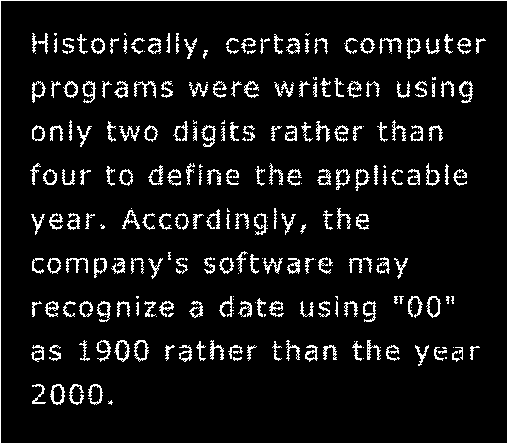
#> input picture PDI/M2.1/Fig0907(a)(text_gaps_1_and_2_pixels).tif, 508 x 444 px
$ jupyter execute --allow-errors LeonardoBastos_VictorSchneider_MarianaVargas_M2_1.ipynb
#> lines starting #> are read from the running program, lines starting #| are printed output that depends on the picture; after the words box and inside, x2 and y2 are one past the last pixel; in counts of white or black regions, pixels touching at a corner belong together
Universidade do Vale do Itajaí<br>
Alunos: Leonardo Bastos, Victor Schneider, Mariana Vargas

# Processamento Morfológico x Filtro Gaussiano na Frequência

### Enunciado

Fazer uma comparação da aplicação de Processaemento Morfológico com Filtro de Frequência Gaussiano na reconstrução do texto, usando como base a imagem com falhas no texto presente: Link Imagem. Deverá ser entregue um arquivo .ipynb com a implementação (pode usar códigos prontos do professor para filtragem na frequência e usar o código porduzido no exercício aterior para o processamento mofológico. Deverá ser entregue código funcional com execução e análise conjunta. Inclusive, pode ser usado o mesmo colab de Processamento Mofológico da atividade anterior.

## 1. Leitura da imagem

A imagem é binária (0 e 255) e tem caracteres com falhas de 1 a 2 pixels no traço. Ela também tem uma moldura branca de 1 pixel na borda.

[cell 1]
import os
os.environ['OPENCV_LOG_LEVEL'] = 'ERROR'   # esconder os aviso de leitura de .tif
import cv2
import numpy as np
import matplotlib.pyplot as plt
import urllib.request
from google.colab.patches import cv2_imshow

[cell 2]
#vai baixar a imagem direto do repositorio, achei legal que sempre ficava em duvida de como colocar pra envio.
nome = 'Fig0907(a)(text_gaps_1_and_2_pixels).tif'
url = 'https://raw.githubusercontent.com/VielF/ColabProjects/main/dataset/OperacaoMorfologia/Fig0907%28a%29%28text_gaps_1_and_2_pixels%29.tif'
if not os.path.exists(nome):
    urllib.request.urlretrieve(url, nome)

img = cv2.imread(nome, 0)  # 0 = lê em tons de cinza
#> img: shape (444, 508); 7.9% white in thin lines or dots
print('tamanho:', img.shape)
#| tamanho: (444, 508)
print('valores:', np.unique(img))
#| valores: [  0 255]

cv2_imshow(img)

## 2. Métrica de comparação

Pra comparar os métodos é usado o número de grupos de pixels brancos ligados entre si. Num texto sem falhas cada caractere é 1 grupo, com exceção de `i`, `j` e `"`, que têm 2 partes. Somando os caracteres do texto e a moldura, o esperado é 206.

- mais de 206: ainda tem letra quebrada
- menos de 206: letras foram grudadas umas nas outras

Também é contado o número de pixels brancos, pra ver o quanto o traço engordou em relação à original.

[cell 3]
texto = ('Historically, certain computer programs were written using only two digits '
         'rather than four to define the applicable year. Accordingly, the company\'s '
         'software may recognize a date using "00" as 1900 rather than the year 2000.')

esperado = 1  # começa em 1 por causa da moldura
for letra in texto:
    if letra == ' ':
        continue
    elif letra in 'ij"':
        esperado += 2   # pingo + corpo, ou as duas marcas da aspa
    else:
        esperado += 1
print('grupos esperados:', esperado)

def grupos(imagem):
    # connectedComponents rotula cada grupo de pixels ligados (vizinhança-8)
    # o rótulo 0 é o fundo por isso o -1
    n, rotulos = cv2.connectedComponents((imagem > 0).astype(np.uint8), connectivity=8)
#> rotulos: shape (444, 508) int32; 267 distinct labels, from 0 to 266
#> n = 267
    return n - 1

def pixels_brancos(imagem):
    return np.sum(imagem > 0)

print('original -> grupos:', grupos(img), '| pixels brancos:', pixels_brancos(img))
#| original -> grupos: 266 | pixels brancos: 17766

## 3. Processamento morfológico

O elemento estruturante é a pequena matriz (máscara de 0 e 1) que define o formato e o tamanho da vizinhança analisada em volta de cada pixel.

Dilatação: o pixel de saida fica branco se o elemento estruturante, centrado nele, tocar em pelo menos um pixel branco. O traço engorda e as falhas pequenas são fechadas.

Erosão: o pixel de saída fica branco só se o elemento estruturante couber inteiro dentro do branco. O traço afina.

Fechamento: dilatação seguida de erosão com o mesmo elemento. A ideia é fechar as falhas e depois o traço volta espessura original.

Foi usada uma cruz 3x3 como elemento estruturante: ela cresce 1 pixel para cada lado na horizontal e na vertical, o que já cobre falhas de até 2 pixels.

[cell 4]
def dilatacao(imagem, ee):
    alt, larg = imagem.shape
#> alt = 444; larg = 508
    m, n = ee.shape
    pm, pn = m // 2, n // 2              # distância do centro do elemento até a borda dele
    # borda de zeros pro elemento não sair da imagem
    pad = np.pad(imagem, ((pm, pm), (pn, pn)), constant_values=0)
#> pad: shape (446, 510); 7.8% white in thin lines or dots
    saida = np.zeros((alt, larg), np.uint8)
    for i in range(alt):
        for j in range(larg):
            janela = pad[i:i + m, j:j + n]           # vizinhança do pixel (i, j)
            if np.any(janela[ee == 1] == 255):       # algum pixel branco sob o elemento?
                saida[i, j] = 255
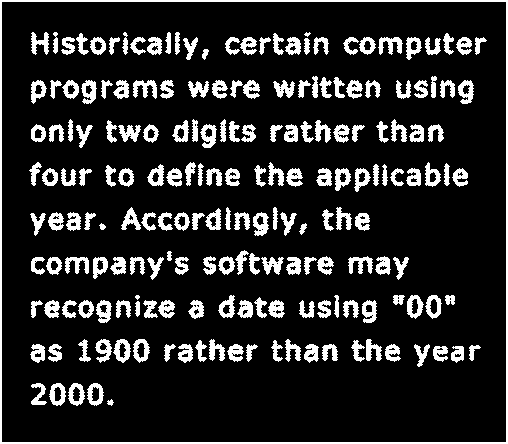
#> saida: shape (444, 508); 15.2% white; 194 white regions (2 under 20 px), largest, box (x1, y1, x2, y2) and area: (0, 0, 508, 444) 3792, (133, 80, 157, 99) 257, (378, 37, 403, 55) 251
    return saida

def erosao(imagem, ee):
    alt, larg = imagem.shape
#> alt = 444; larg = 508
    m, n = ee.shape
    pm, pn = m // 2, n // 2
    # borda de 255 para a borda da imagem não ser apagada pela erosão
    pad = np.pad(imagem, ((pm, pm), (pn, pn)), constant_values=255)
#> pad: shape (446, 510); 15.9% white; 194 white regions (2 under 20 px), largest, box (x1, y1, x2, y2) and area: (0, 0, 510, 446) 5700, (134, 81, 158, 100) 257, (379, 38, 404, 56) 251
    saida = np.zeros((alt, larg), np.uint8)
    for i in range(alt):
        for j in range(larg):
            janela = pad[i:i + m, j:j + n]
            if np.all(janela[ee == 1] == 255):       # o elemento cabe inteiro no branco?
                saida[i, j] = 255
#> saida: shape (444, 508); 8.5% white in thin lines or dots
    return saida

def fechamento(imagem, ee):
    return erosao(dilatacao(imagem, ee), ee)

# elemento estruturante em cruz 3x3
cruz = np.array([[0, 1, 0],
                 [1, 1, 1],
                 [0, 1, 0]], np.uint8)

img_dil = dilatacao(img, cruz)
img_fech = fechamento(img, cruz)

# conferência com as funções da OpenCV
print('dilatação igual à OpenCV:', np.array_equal(img_dil, cv2.dilate(img, cruz)))
#| dilatação igual à OpenCV: True
print('fechamento igual à OpenCV:', np.array_equal(img_fech, cv2.morphologyEx(img, cv2.MORPH_CLOSE, cruz)))
#| fechamento igual à OpenCV: True

print('dilatação  -> grupos:', grupos(img_dil), '| pixels brancos:', pixels_brancos(img_dil))
#> in grupos (call 2), `n, rotulos = cv2.connectedComponents((imagem > 0).astype(np.uint8), co..`:
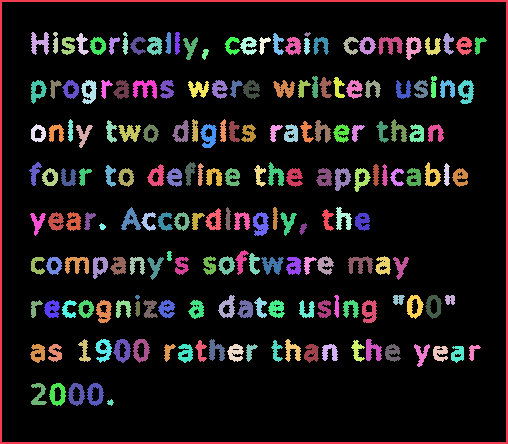
#> rotulos: shape (444, 508) int32; 195 distinct labels, from 0 to 194; one colour per label, 0 black
#> in grupos (call 2), `n, rotulos = cv2.connectedComponents((imagem > 0).astype(np.uint8), co..`: n = 195
#| dilatação  -> grupos: 194 | pixels brancos: 34363
print('fechamento -> grupos:', grupos(img_fech), '| pixels brancos:', pixels_brancos(img_fech))
#> in grupos (call 3), `n, rotulos = cv2.connectedComponents((imagem > 0).astype(np.uint8), co..`:
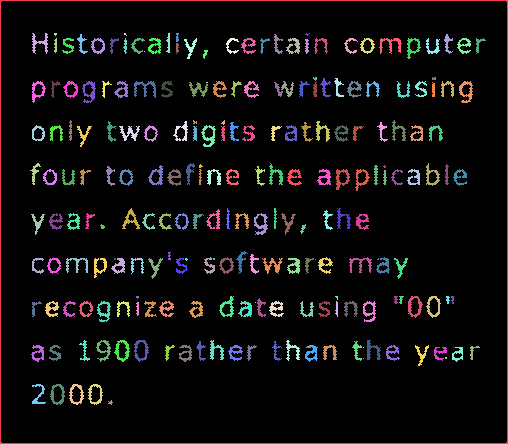
#> rotulos: shape (444, 508) int32; 221 distinct labels, from 0 to 220; one colour per label, 0 black
#> in grupos (call 3), `n, rotulos = cv2.connectedComponents((imagem > 0).astype(np.uint8), co..`: n = 221
#| fechamento -> grupos: 220 | pixels brancos: 19189

## 4. Filtro gaussiano na frequência

O filtro passa-baixa gaussiano é

$$H(u,v) = e^{-D^2(u,v)/2D_0^2}$$

onde $D(u,v)$ é a distância até o centro do espectro e $D_0$ é a frequência de corte. Ele remove as altas frequências e borra a imagem. Como as falhas tem só 1 ou 2 pixels, depois do borrão elas ficam cinza claro, enquanto o espaço entre as letras, que é mais largo, continua escuro. Depois disso é aplicada uma limiarização com limiar $T$ para voltar a ter uma imagem binária.

[cell 5]
def createPB(shape, center, radius, lpType=2, n=2):
    rows, cols = shape[:2]
    r, c = np.mgrid[0:rows:1, 0:cols:1]
    c -= center[0]
    r -= center[1]
    d = np.power(c, 2.0) + np.power(r, 2.0)     # D² = distância ao quadrado até o centro
    lpFilter_matrix = np.zeros(shape, np.float32)
    if lpType == 0:  # ideal
        lpFilter = np.copy(d)
        lpFilter[lpFilter < pow(radius, 2.0)] = 1
        lpFilter[lpFilter >= pow(radius, 2.0)] = 0
    elif lpType == 1:  # Butterworth
        lpFilter = 1.0 / (1 + np.power(np.sqrt(d)/radius, 2*n))
    elif lpType == 2:  # gaussiano
        lpFilter = np.exp(-d/(2*pow(radius, 2.0)))
    # 2 canais (real e imaginário) pq a cv2.dft guarda o espectro assim
    lpFilter_matrix[:, :, 0] = lpFilter
    lpFilter_matrix[:, :, 1] = lpFilter
    return lpFilter_matrix

def filtro_gaussiano(imagem, D0):
#> called with D0 = 80
    image_f32 = np.float32(imagem)
#> image_f32: shape (444, 508) float32; 7.9% white in thin lines or dots
    dft = cv2.dft(image_f32, flags=cv2.DFT_COMPLEX_OUTPUT)   # leva para a frequência
    dft_shift = np.fft.fftshift(dft)                          # frequência zero vai para o centro
    nrows, ncols = dft_shift.shape[:2]
#> nrows = 444; ncols = 508

    maskPB = createPB(dft_shift.shape, center=(ncols // 2, nrows // 2), radius=D0, lpType=2)
    filtered_freq = dft_shift * maskPB                        # aplica o filtro

    f_ishift = np.fft.ifftshift(filtered_freq)                # desfaz o shift
    img_back = cv2.idft(f_ishift)                             # volta para o espaço
    img_back = cv2.magnitude(img_back[:, :, 0], img_back[:, :, 1])

    # normaliza para 0-255
    filtered_img = np.abs(img_back)
    filtered_img -= filtered_img.min()
    filtered_img = filtered_img * 255 / filtered_img.max()
    filtered_img = filtered_img.astype(np.uint8)
    return filtered_img, dft_shift, maskPB

def limiarizar(imagem, T):
    saida = np.zeros(imagem.shape, np.uint8)
    saida[imagem > T] = 255
    return saida

# espectro e máscara para D0 = 80
_, espectro, mascara = filtro_gaussiano(img, 80)
magnitude = 20 * np.log(cv2.magnitude(espectro[:, :, 0], espectro[:, :, 1]) + 1)
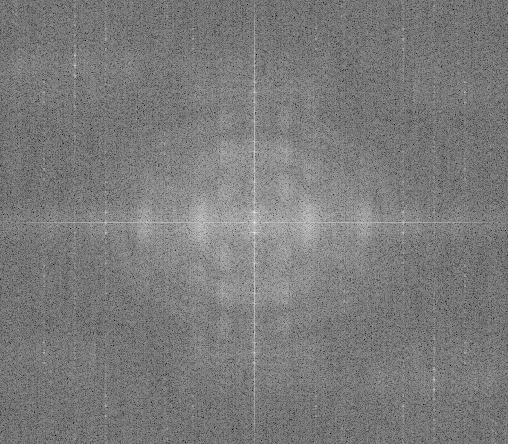
#> magnitude: shape (444, 508) float32; min 82.89, max 306.5, mean 191.1; drawn with min black and max white

# cv2_imshow precisa de valores entre 0 e 255
magnitude = magnitude * 255 / magnitude.max()
mascara_img = mascara[:, :, 0] * 255       # a máscara vai de 0 a 1
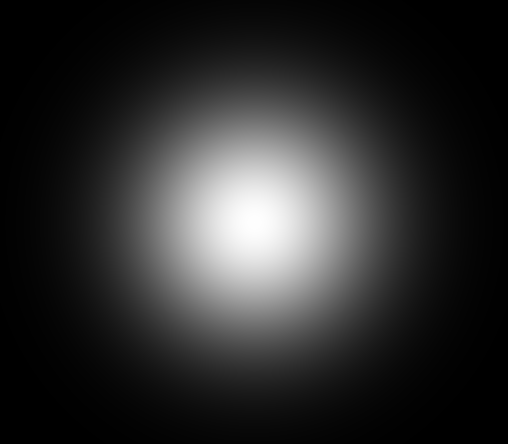
#> mascara_img: shape (444, 508) float32; min 0.0351, max 255, mean 45.1

print('Espectro da original (esquerda) | Máscara gaussiana D0 = 80 (direita)')
cv2_imshow(np.hstack([magnitude, mascara_img]))

### Escolha de D0 e T

Foram testadas algumas combinações de $D_0$ e $T$ e comparadas pela mesma métrica.

[cell 6]
for D0 in [40, 50, 60, 80, 100]:
    borrada, _, _ = filtro_gaussiano(img, D0)
    for T in [80, 100, 127]:
        res = limiarizar(borrada, T)
        print('D0 =', D0, '| T =', T, '-> grupos:', grupos(res), '| pixels brancos:', pixels_brancos(res))
    print()
#> res: shape (444, 508); 7.7% white in thin lines or dots

Com T = 127 as falhas voltam a abrir (grupos acima de 206). Com T = 80 o traço engorda demais. Com $D_0$ = 40 o borrão é tão forte que as letras se juntam. Foi escolhido $D_0$ = 80 e T = 100: fica perto dos 206 e o traço cresce pouco. O $D_0$ = 50 acerta exatamente os 206, mas engorda o traço quase o dobro do $D_0$ = 80, então a contagem certa pode estar escondendo letras grudadas.

[cell 7]
D0 = 80
T = 100
img_borrada, _, _ = filtro_gaussiano(img, D0)
img_gauss = limiarizar(img_borrada, T)
#> img_gauss: shape (444, 508); 9.3% white; 211 white regions (15 under 20 px), largest, box (x1, y1, x2, y2) and area: (0, 0, 508, 444) 1904, (459, 81, 473, 103) 165, (115, 340, 130, 362) 163

# faixa cinza para separar as imagens lado a lado
separador = np.full((img.shape[0], 10), 128, np.uint8)
print('Gaussiano D0=80 (esquerda) | Gaussiano + limiar T=100 (direita)')
cv2_imshow(np.hstack([img_borrada, separador, img_gauss]))
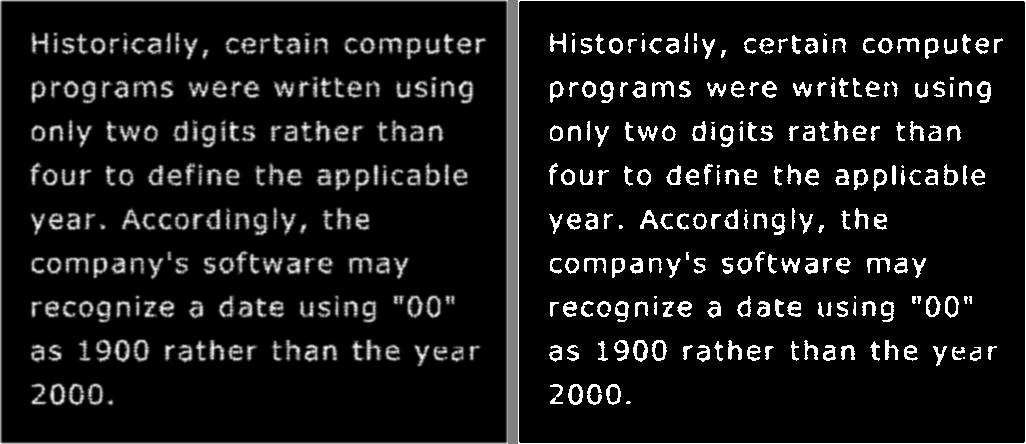
#> shown: shape (444, 1026); min 0, max 255, mean 23

print('gaussiano + limiar -> grupos:', grupos(img_gauss), '| pixels brancos:', pixels_brancos(img_gauss))
#> in grupos (call 19), `n, rotulos = cv2.connectedComponents((imagem > 0).astype(np.uint8), co..`:
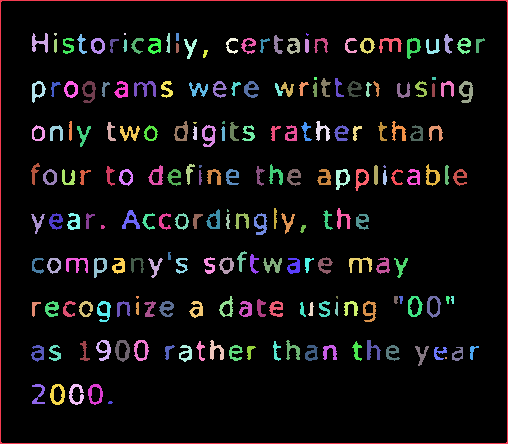
#> rotulos: shape (444, 508) int32; 212 distinct labels, from 0 to 211; one colour per label, 0 black
#> in grupos (call 19), `n, rotulos = cv2.connectedComponents((imagem > 0).astype(np.uint8), co..`: n = 212
#| gaussiano + limiar -> grupos: 211 | pixels brancos: 20914

## 5. Comparação

[cell 8]
def ampliar(imagem):
    # recorta as linhas "programs / only two digits / four to define" e amplia 2x
    # INTER_NEAREST repete os pixels, sem suavizar, pra dar pra ver as falhas
    recorte = imagem[80:200, 20:260]
    return cv2.resize(recorte, None, fx=2, fy=2, interpolation=cv2.INTER_NEAREST)

def grade(a, b, c, d):
    # monta 2x2: [a b] em cima e [c d] embaixo, com faixas cinza separando
    sep_v = np.full((a.shape[0], 10), 128, np.uint8)
    linha1 = np.hstack([a, sep_v, b])
    linha2 = np.hstack([c, sep_v, d])
    sep_h = np.full((10, linha1.shape[1]), 128, np.uint8)
    return np.vstack([linha1, sep_h, linha2])

print('Original | Dilatação (cruz 3x3)')
print('Fechamento (cruz 3x3) | Gaussiano + limiar')
cv2_imshow(grade(img, img_dil, img_fech, img_gauss))

print('Recorte ampliado, mesma ordem')
cv2_imshow(grade(ampliar(img), ampliar(img_dil), ampliar(img_fech), ampliar(img_gauss)))
#> in ampliar, `recorte = imagem[80:200, 20:260]`: recorte: shape (120, 240); 11.1% white in thin lines or dots, all inside (x1, y1, x2, y2) = (10, 1, 240, 106)
#> in ampliar, `return cv2.resize(recorte, None, fx=2, fy=2, interpolation=cv2.INTER_N..`: returned value: shape (240, 480); 11.1% white; 49 white regions (6 under 20 px), largest, box (x1, y1, x2, y2) and area: (228, 2, 272, 36) 520, (362, 90, 392, 134) 504, (124, 2, 152, 46) 480
#> in ampliar (call 2), `recorte = imagem[80:200, 20:260]`: recorte: shape (120, 240); 21.4% white; 38 white regions, largest, box (x1, y1, x2, y2) and area: (113, 0, 137, 19) 257, (180, 44, 197, 68) 240, (61, 0, 77, 24) 236
#> in ampliar (call 2), `return cv2.resize(recorte, None, fx=2, fy=2, interpolation=cv2.INTER_N..`: returned value: shape (240, 480); 21.4% white; 38 white regions, largest, box (x1, y1, x2, y2) and area: (226, 0, 274, 38) 1028, (360, 88, 394, 136) 960, (122, 0, 154, 48) 944
#> in ampliar (call 3), `return cv2.resize(recorte, None, fx=2, fy=2, interpolation=cv2.INTER_N..`: returned value: shape (240, 480); 12.1% white; 43 white regions (1 under 20 px), largest, box (x1, y1, x2, y2) and area: (228, 2, 272, 36) 576, (362, 90, 392, 134) 576, (124, 2, 152, 46) 552
#> in ampliar (call 4), `recorte = imagem[80:200, 20:260]`: recorte: shape (120, 240); 13.3% white; 41 white regions (3 under 20 px), largest, box (x1, y1, x2, y2) and area: (114, 1, 136, 17) 161, (182, 45, 196, 67) 156, (62, 1, 76, 23) 154
#> in ampliar (call 4), `return cv2.resize(recorte, None, fx=2, fy=2, interpolation=cv2.INTER_N..`: returned value: shape (240, 480); 13.3% white; 41 white regions, largest, box (x1, y1, x2, y2) and area: (228, 2, 272, 34) 644, (364, 90, 392, 134) 624, (124, 2, 152, 46) 616
#> in grade (call 2), `linha2 = np.hstack([c, sep_v, d])`:
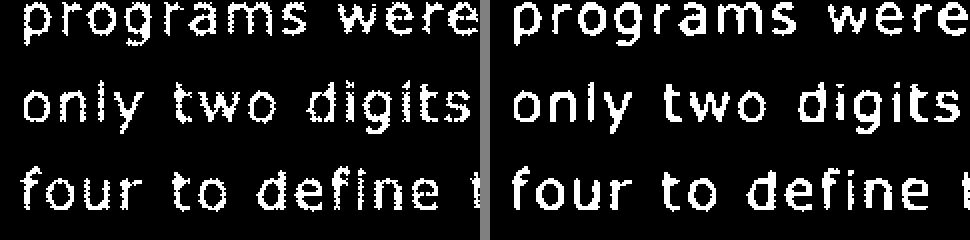
#> linha2: shape (240, 970); min 0, max 255, mean 33.5
#> in grade (call 2), `return np.vstack([linha1, sep_h, linha2])`:
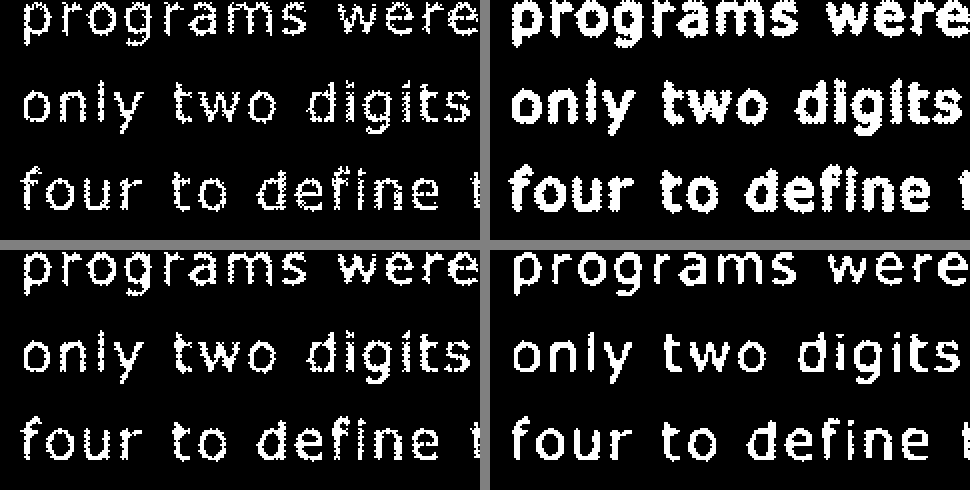
#> returned value: shape (490, 970); min 0, max 255, mean 39.7

print('esperado:', esperado, 'grupos')
print('original:            ', grupos(img), 'grupos |', pixels_brancos(img), 'pixels brancos')
#| original:             266 grupos | 17766 pixels brancos
print('dilatação:           ', grupos(img_dil), 'grupos |', pixels_brancos(img_dil), 'pixels brancos')
#| dilatação:            194 grupos | 34363 pixels brancos
print('fechamento:          ', grupos(img_fech), 'grupos |', pixels_brancos(img_fech), 'pixels brancos')
#| fechamento:           220 grupos | 19189 pixels brancos
print('gaussiano + limiar:  ', grupos(img_gauss), 'grupos |', pixels_brancos(img_gauss), 'pixels brancos')
#| gaussiano + limiar:   211 grupos | 20914 pixels brancos

## 6. Análise

A original tem 266 grupos, ou seja, 60 a mais que o esperado por causa das letras quebradas.

Dilatação: fechou praticamente todas as falhas, mas o número de pixels brancos quase dobrou (+93%) e o texto ficou em negrito. Ficou com 194 grupos, abaixo do esperado, porque algumas letras vizinhas se encostaram. A dilatação cresce a mesma quantidade em todo lugar, então não diferencia uma falha dentro da letra do espaço entre duas letras.

Fechamento: a erosão depois da dilatação devolveu o traço quase à espessura original (+8%), mas parte das ligações criadas pela dilatação também foi desfeita. Ficou com 220 grupos, ainda com letras quebradas.

Gaussiano + limiar: ficou com 211 grupos, o mais próximo dos 206, com o traço cerca de 18% mais grosso. O borrão é uma média ponderada dos vizinhos, então uma falha de 1 a 2 pixels cercada de traço fica cinza claro e passa do limiar, enquanto o espaço entre letras recebe pouco branco e continua preto. As desvantagens são que os cantos das letras ficam arredondados, há dois parâmetros para ajustar ($D_0$ e $T$) e o resultado muda bastante se eles forem mal escolhidos (ver tabela da seção 4).

Conclusão: para esta imagem o filtro gaussiano na frequência seguido de limiarização reconstruiu melhor o texto, porque fechou as falhas sem grudar as letras. A dilatação é mais simples e tem um parâmetro só, mas engorda o traço e junta letras próximas. O fechamento preserva a espessura, mas não fecha todas as falhas.

# Exercícios de Processamento Morfológico

Exercícios do notebook de Processamento Morfológico. As funções `dilatacao`, `erosao` e `fechamento` da seção 3 são reaproveitadas aqui.

### Erosão e Dilatação

1. Implemente a sua própria versão da erosão em formato de função, com capacidade de trabalhar com diferentes elementos estruturantes (tamanho e forma) e aplique o algoritmos na na figura ImagensMorfologia/Fig0905(a)(wirebond-mask)
2. Implemente a sua própria versão da dilatação em formato de função, com capacidade de trabalhar com diferentes elementos estruturantes (tamanho e forma) e aplique o algoritmos na na figura ImagensMorfologia/Fig0907(a)(text_gaps_1_and_2_pixels)
4. Relate as observações visíveis nas imagens de saída com os processamentos aplicados, descrevendo o comportamento visual em relação as bordas, junção, perda de informação e mlhoria na qualidade visual.
5. Aplique o seu algoritmo de detecção de borda (roberts ou sobel) a imagem ImagensMorfologia/Fig0905(a)(wirebond-mask) antes e depois de utilizar a dilatação/erosão e relate os resultados.

#### Dicas
 - Você pode adicionar ruído nas imagens usando a função random_noise: `from skimage.util import random_noise`. Cuidado com o retorno da função, talvez seja necessário regularizar a mesma novamente para o intervalo de 0 à 255. O ruído pode ser intensificado ou excluído com processamento morfológico.

[cell 9]
# baixa as imagens dos exercícios
nome_wire = 'Fig0905(a)(wirebond-mask).tif'
url_wire = 'https://raw.githubusercontent.com/VielF/ColabProjects/main/dataset/OperacaoMorfologia/Fig0905%28a%29%28wirebond-mask%29.tif'
nome_digital = 'Fig0911(a)(noisy_fingerprint).tif'
url_digital = 'https://raw.githubusercontent.com/VielF/ColabProjects/main/dataset/OperacaoMorfologia/Fig0911%28a%29%28noisy_fingerprint%29.tif'
if not os.path.exists(nome_wire):
    urllib.request.urlretrieve(url_wire, nome_wire)
#> (this line was passed over: the network is not available in this run)
if not os.path.exists(nome_digital):
    urllib.request.urlretrieve(url_digital, nome_digital)

wire = cv2.imread(nome_wire, 0)
digital = cv2.imread(nome_digital, 0)
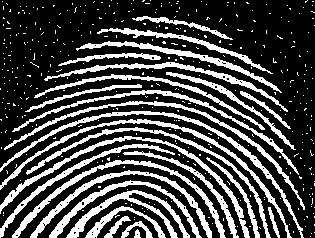
#> input picture PDI/M2.1/Fig0911(a)(noisy_fingerprint).tif, 315 x 238 px
#> digital: shape (238, 315); 28.5% white; 414 white regions (387 under 20 px), largest, box (x1, y1, x2, y2) and area: (0, 111, 304, 238) 1388, (0, 136, 250, 238) 1372, (0, 119, 292, 238) 1337
#> (the rest of this cell did not finish here and is left out)
